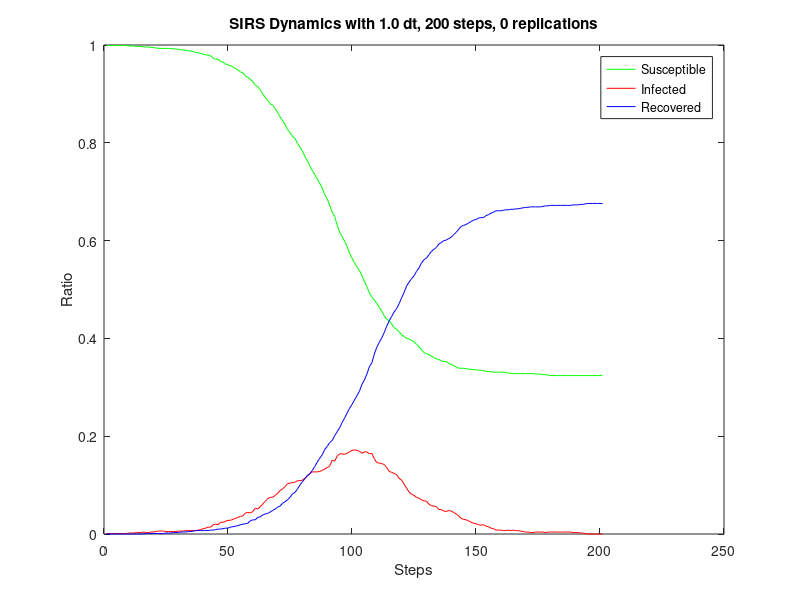

This chart was generated by the following MATLAB code:
steps = 200;
dt = 1.0;
replications = 0;
dynamics = [
0.999,0.001,0.000;
0.999,0.001,0.000;
0.999,0.001,0.000;
0.999,0.001,0.000;
0.999,0.001,0.000;
0.999,0.001,0.000;
0.999,0.001,0.000;
0.999,0.001,0.000;
0.999,0.001,0.000;
0.998,0.002,0.000;
0.998,0.002,0.000;
0.998,0.002,0.000;
0.997,0.003,0.000;
0.997,0.003,0.000;
0.997,0.003,0.000;
0.996,0.004,0.000;
0.996,0.003,0.001;
0.996,0.003,0.001;
0.995,0.004,0.001;
0.995,0.004,0.001;
0.994,0.005,0.001;
0.993,0.006,0.001;
0.993,0.006,0.001;
0.993,0.006,0.001;
0.993,0.005,0.002;
0.993,0.005,0.002;
0.993,0.005,0.002;
0.992,0.005,0.003;
0.992,0.005,0.003;
0.991,0.006,0.003;
0.990,0.006,0.004;
0.990,0.006,0.004;
0.989,0.007,0.004;
0.988,0.007,0.005;
0.988,0.007,0.005;
0.986,0.007,0.006;
0.985,0.007,0.007;
0.984,0.008,0.007;
0.983,0.009,0.007;
0.981,0.011,0.007;
0.980,0.012,0.007;
0.979,0.014,0.007;
0.978,0.014,0.008;
0.973,0.019,0.008;
0.971,0.020,0.009;
0.971,0.019,0.010;
0.966,0.024,0.010;
0.965,0.024,0.011;
0.961,0.026,0.012;
0.959,0.028,0.012;
0.958,0.028,0.014;
0.955,0.030,0.015;
0.952,0.032,0.016;
0.949,0.034,0.017;
0.945,0.036,0.019;
0.943,0.037,0.020;
0.937,0.043,0.021;
0.934,0.044,0.022;
0.930,0.043,0.027;
0.925,0.046,0.029;
0.918,0.053,0.029;
0.915,0.051,0.034;
0.908,0.056,0.035;
0.900,0.061,0.039;
0.893,0.067,0.041;
0.887,0.072,0.042;
0.880,0.075,0.045;
0.877,0.075,0.048;
0.870,0.079,0.051;
0.862,0.083,0.055;
0.853,0.089,0.057;
0.845,0.092,0.063;
0.838,0.097,0.066;
0.827,0.103,0.070;
0.821,0.104,0.075;
0.813,0.105,0.082;
0.809,0.106,0.085;
0.799,0.109,0.092;
0.791,0.109,0.100;
0.783,0.110,0.107;
0.772,0.114,0.113;
0.763,0.118,0.120;
0.753,0.124,0.123;
0.743,0.127,0.130;
0.735,0.127,0.138;
0.726,0.127,0.147;
0.717,0.128,0.155;
0.708,0.130,0.162;
0.694,0.133,0.173;
0.685,0.136,0.179;
0.673,0.139,0.187;
0.658,0.151,0.191;
0.650,0.149,0.201;
0.632,0.159,0.209;
0.618,0.164,0.217;
0.608,0.164,0.228;
0.599,0.163,0.237;
0.588,0.165,0.247;
0.575,0.168,0.257;
0.564,0.171,0.265;
0.555,0.172,0.274;
0.546,0.171,0.283;
0.539,0.169,0.292;
0.529,0.165,0.306;
0.517,0.168,0.315;
0.506,0.168,0.327;
0.493,0.164,0.342;
0.485,0.165,0.350;
0.478,0.154,0.368;
0.472,0.146,0.382;
0.463,0.145,0.392;
0.456,0.144,0.401;
0.446,0.142,0.412;
0.439,0.136,0.425;
0.436,0.128,0.436;
0.429,0.126,0.445;
0.422,0.124,0.454;
0.418,0.121,0.461;
0.414,0.114,0.471;
0.407,0.110,0.483;
0.404,0.102,0.494;
0.400,0.094,0.507;
0.399,0.086,0.515;
0.396,0.081,0.522;
0.393,0.079,0.528;
0.388,0.075,0.537;
0.383,0.073,0.544;
0.377,0.070,0.554;
0.371,0.068,0.561;
0.369,0.067,0.564;
0.367,0.061,0.571;
0.364,0.058,0.578;
0.361,0.057,0.582;
0.358,0.056,0.586;
0.357,0.050,0.593;
0.354,0.050,0.596;
0.353,0.047,0.600;
0.353,0.046,0.601;
0.349,0.048,0.604;
0.347,0.047,0.607;
0.344,0.044,0.612;
0.342,0.041,0.617;
0.339,0.037,0.623;
0.339,0.032,0.629;
0.339,0.030,0.631;
0.338,0.029,0.633;
0.337,0.027,0.636;
0.337,0.024,0.639;
0.336,0.022,0.642;
0.336,0.021,0.643;
0.335,0.019,0.646;
0.335,0.018,0.647;
0.334,0.019,0.647;
0.333,0.016,0.651;
0.332,0.015,0.653;
0.332,0.012,0.656;
0.331,0.011,0.658;
0.331,0.008,0.661;
0.331,0.008,0.661;
0.331,0.008,0.661;
0.331,0.007,0.662;
0.330,0.007,0.663;
0.329,0.008,0.663;
0.329,0.007,0.664;
0.328,0.008,0.664;
0.328,0.007,0.665;
0.328,0.007,0.665;
0.328,0.006,0.666;
0.328,0.005,0.667;
0.328,0.004,0.668;
0.328,0.004,0.668;
0.328,0.003,0.669;
0.328,0.003,0.669;
0.327,0.004,0.669;
0.327,0.004,0.669;
0.327,0.004,0.669;
0.326,0.004,0.670;
0.326,0.003,0.671;
0.325,0.004,0.671;
0.324,0.004,0.672;
0.324,0.004,0.672;
0.324,0.004,0.672;
0.324,0.004,0.672;
0.324,0.004,0.672;
0.324,0.004,0.672;
0.324,0.004,0.672;
0.324,0.004,0.672;
0.324,0.004,0.672;
0.324,0.003,0.673;
0.324,0.003,0.673;
0.324,0.003,0.673;
0.324,0.002,0.674;
0.324,0.002,0.674;
0.324,0.001,0.675;
0.324,0.000,0.676;
0.324,0.000,0.676;
0.324,0.000,0.676;
0.324,0.000,0.676;
0.324,0.000,0.676;
0.324,0.000,0.676;
0.324,0.000,0.676;
];
susceptibleRatio = dynamics (:, 1);
infectedRatio = dynamics (:, 2);
recoveredRatio = dynamics (:, 3);
figure
plot (susceptibleRatio.', 'color', 'green');
hold on
plot (infectedRatio.', 'color', 'red');
hold on
plot (recoveredRatio.', 'color', 'blue');
xlabel ('Steps');
ylabel ('Ratio');
legend('Susceptible','Infected', 'Recovered');
title ('SIRS Dynamics with 1.0 dt, 200 steps, 0 replications');
